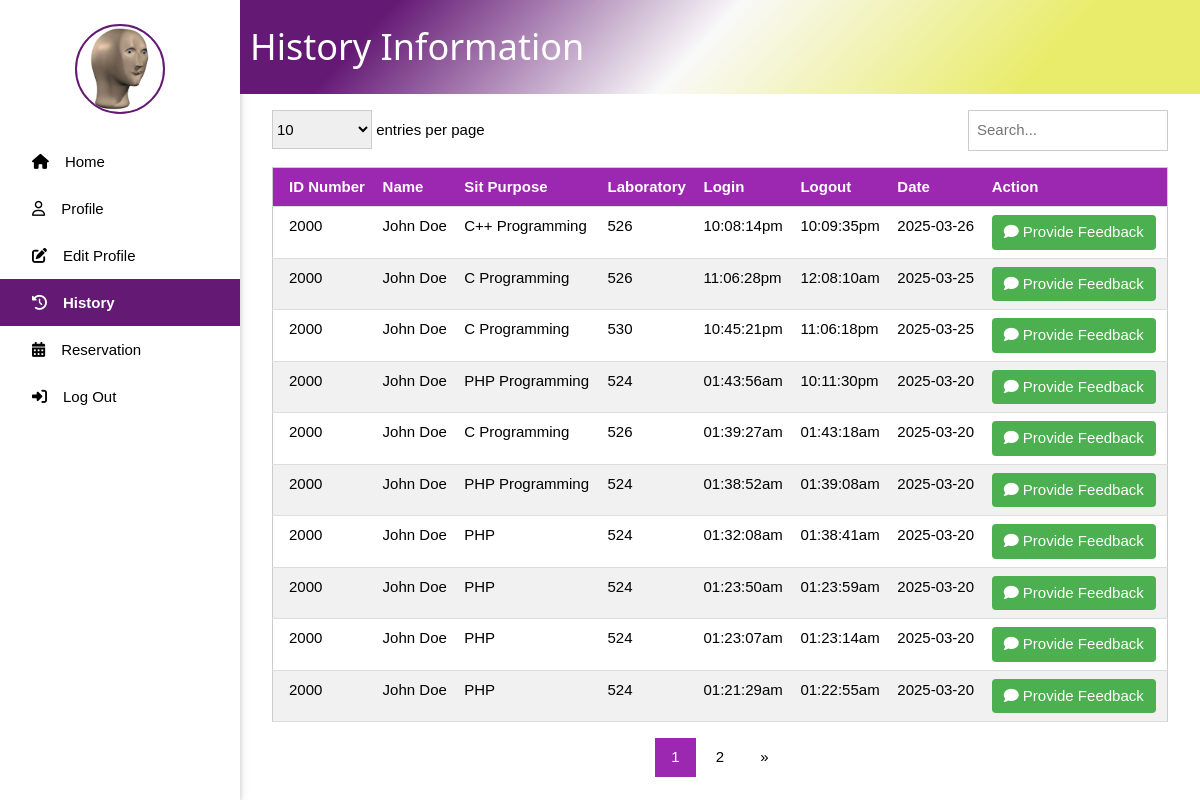
Page /history.php (signed in) on the earlier database version.
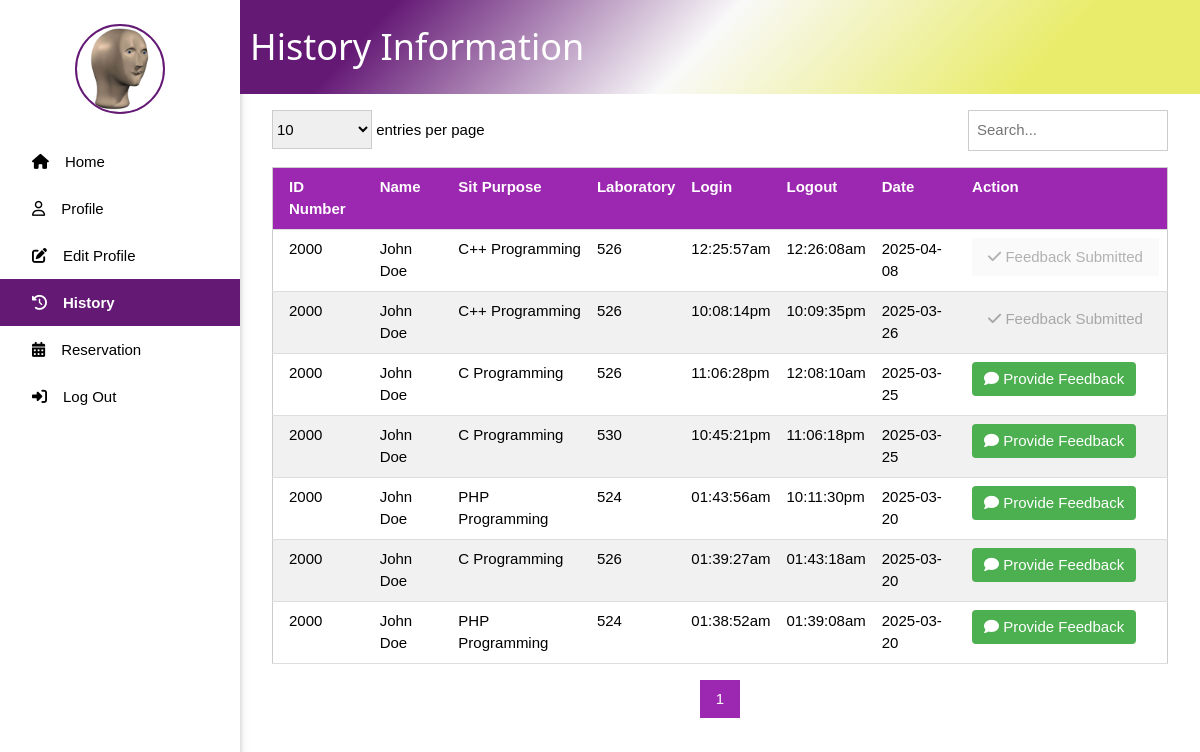
Same page on the later database version.
### tables this page shows
CREATE TABLE `sitin_records` (
  `ID` int(11) NOT NULL,
  `IDNO` int(11) NOT NULL,
  `PURPOSE` varchar(255) NOT NULL,
  `LABORATORY` varchar(255) NOT NULL,
  `TIME_IN` datetime NOT NULL DEFAULT current_timestamp(),
  `TIME_OUT` datetime DEFAULT NULL
);

CREATE TABLE `feedback` (
  `ID` int(11) NOT NULL,
  `SITIN_RECORD_ID` int(11) NOT NULL,
  `STUDENT_ID` varchar(50) NOT NULL,
  `RATING` int(1) NOT NULL,
  `COMMENT` text DEFAULT NULL,
  `CREATED_AT` timestamp NOT NULL DEFAULT current_timestamp()
);

### history.php (the view, shortened to what the changed rows need)
<?php
include 'connect.php';
$user = isset($_SESSION['user']) ? $_SESSION['user'] : null;
$records_per_page = isset($_GET['entries']) ? (int)$_GET['entries'] : 10;
$page = isset($_GET['page']) ? (int)$_GET['page'] : 1;
$offset = ($page - 1) * $records_per_page;
$search = isset($_GET['search']) ? $conn->real_escape_string($_GET['search']) : '';
$search_condition = " WHERE s.IDNO = " . $user['IDNO'];
$total_records_query = "SELECT COUNT(*) as count FROM sitin_records s" . $search_condition;
$total_records_result = $conn->query($total_records_query);
$total_records = $total_records_result->fetch_assoc()['count'];
$total_pages = ceil($total_records / $records_per_page);
$sql = "SELECT s.*,
        CONCAT(u.FIRSTNAME, ' ', COALESCE(u.MIDDLENAME, ''), ' ', u.LASTNAME) as NAME,
        f.ID as FEEDBACK_ID,
        f.RATING as FEEDBACK_RATING
        FROM sitin_records s
        LEFT JOIN user u ON s.IDNO = u.IDNO
        LEFT JOIN feedback f ON s.ID = f.SITIN_RECORD_ID AND f.STUDENT_ID = s.IDNO" .
        $search_condition .
        " ORDER BY s.TIME_IN DESC LIMIT $offset, $records_per_page";
$result = $conn->query($sql);
?>
<!DOCTYPE html>
<html lang="en">
<head>
    <link rel="stylesheet" href="w3.css">
    <link rel="stylesheet" href="side_nav.css">
</head>
<body>
    <div style="margin-left:20%">
        <div class="title_page w3-container" style="display: flex; align-items: center;">
            <h1 style="margin-left: 10px; color: #ffff;">History Information</h1>
        </div>
        <div class="w3-container w3-margin">
            <div class="w3-responsive">
                <table class="w3-table-all w3-margin-top">
                    <thead>
                        <tr class="w3-purple">
                            <th>ID Number</th>
                            <th>Name</th>
                            <th>Sit Purpose</th>
                            <th>Laboratory</th>
                            <th>Login</th>
                            <th>Logout</th>
                            <th>Date</th>
                            <th>Action</th>
                        </tr>
                    </thead>
                    <tbody>
                        <?php if ($result->num_rows > 0): ?>
                            <?php while($row = $result->fetch_assoc()): ?>
                                <tr>
                                    <td><?php echo htmlspecialchars($row['IDNO']); ?></td>
                                    <td><?php echo htmlspecialchars($row['NAME']); ?></td>
                                    <td><?php echo htmlspecialchars($row['PURPOSE']); ?></td>
                                    <td><?php echo htmlspecialchars($row['LABORATORY']); ?></td>
                                    <td><?php echo htmlspecialchars(date('h:i:sa', strtotime($row['TIME_IN']))); ?></td>
                                    <td><?php echo $row['TIME_OUT'] ? htmlspecialchars(date('h:i:sa', strtotime($row['TIME_OUT']))) : ''; ?></td>
                                    <td><?php echo htmlspecialchars(date('Y-m-d', strtotime($row['TIME_IN']))); ?></td>
                                    <td>
                                        <?php if ($row['FEEDBACK_ID']): ?>
                                            <button class="w3-button w3-disabled w3-light-grey" disabled>
                                                <i class="fa-solid fa-check"></i> Feedback Submitted
                                            </button>
                                        <?php else: ?>
                                            <button class="feedback-btn" onclick="provideFeedback('<?php echo $row['ID']; ?>')">
                                                <i class="fa-solid fa-comment"></i> Provide Feedback
                                            </button>
                                        <?php endif; ?>
                                    </td>
                                </tr>
                            <?php endwhile; ?>
                        <?php else: ?>
                            <tr>
                                <td colspan="8" class="w3-center">No records found</td>
                            </tr>
                        <?php endif; ?>
                    </tbody>
                </table>
            </div>
            <div class="w3-center w3-margin-top">
                <div class="w3-bar">
                    <?php
                    $start_page = max(1, $page - 2);
                    $end_page = min($total_pages, $page + 2);
                    for ($i = $start_page; $i <= $end_page; $i++):
                    ?>
                        <a href="?page=<?php echo $i; ?>&entries=<?php echo $records_per_page; ?>&search=<?php echo urlencode($search); ?>"
                           class="w3-button <?php echo $i == $page ? 'w3-purple' : ''; ?>"><?php echo $i; ?></a>
                    <?php endfor; ?>
                    <?php if ($page < $total_pages): ?>
                        <a href="?page=<?php echo $total_pages; ?>&entries=<?php echo $records_per_page; ?>&search=<?php echo urlencode($search); ?>"
                           class="w3-button">&raquo;</a>
                    <?php endif; ?>
                </div>
            </div>
        </div>
    </div>
</body>
</html>

Differences in the rows shown:
no longer on this page (row unchanged): sitin_records: IDNO "2000", NAME "John Doe", PURPOSE "C++ Programming", LABORATORY "526", TIME_IN "10:08:14pm", TIME_OUT "10:09:35pm", TIME_IN "2025-03-26"
removed sitin_records: IDNO "2000", NAME "John Doe", PURPOSE "PHP", LABORATORY "524", TIME_IN "01:32:08am", TIME_OUT "01:38:41am", TIME_IN "2025-03-20"
removed sitin_records: IDNO "2000", NAME "John Doe", PURPOSE "PHP", LABORATORY "524", TIME_IN "01:23:50am", TIME_OUT "01:23:59am", TIME_IN "2025-03-20"
removed sitin_records: IDNO "2000", NAME "John Doe", PURPOSE "PHP", LABORATORY "524", TIME_IN "01:23:07am", TIME_OUT "01:23:14am", TIME_IN "2025-03-20"
removed sitin_records: IDNO "2000", NAME "John Doe", PURPOSE "PHP", LABORATORY "524", TIME_IN "01:21:29am", TIME_OUT "01:22:55am", TIME_IN "2025-03-20"
added feedback: SITIN_RECORD_ID.IDNO "2000", NAME "John Doe", SITIN_RECORD_ID.PURPOSE "C++ Programming", SITIN_RECORD_ID.LABORATORY "526", SITIN_RECORD_ID.TIME_IN "12:25:57am", SITIN_RECORD_ID.TIME_OUT "12:26:08am", SITIN_RECORD_ID.TIME_IN "2025-04-08", shows "Feedback Submitted"
added feedback: SITIN_RECORD_ID.IDNO "2000", NAME "John Doe", SITIN_RECORD_ID.PURPOSE "C++ Programming", SITIN_RECORD_ID.LABORATORY "526", SITIN_RECORD_ID.TIME_IN "10:08:14pm", SITIN_RECORD_ID.TIME_OUT "10:09:35pm", SITIN_RECORD_ID.TIME_IN "2025-03-26", shows "Feedback Submitted"
Other differences:
list line gone: "2"
